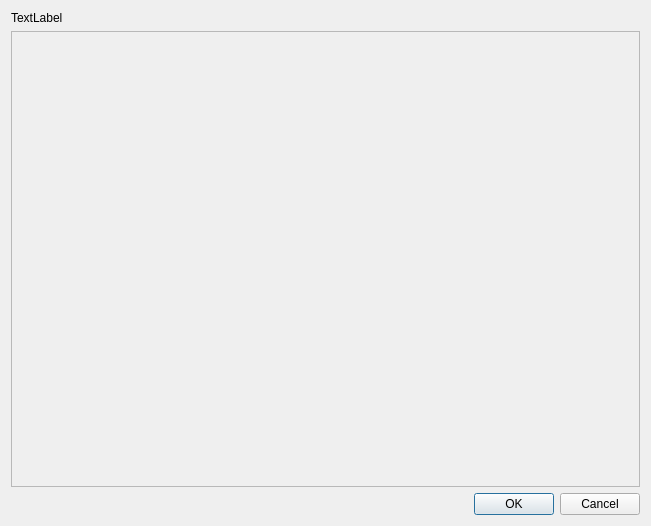
<?xml version="1.0" encoding="UTF-8"?>
<ui version="4.0">
 <class>ProjectionManagement</class>
 <widget class="QDialog" name="ProjectionManagement">
  <property name="geometry">
   <rect>
    <x>0</x>
    <y>0</y>
    <width>651</width>
    <height>526</height>
   </rect>
  </property>
  <property name="windowTitle">
   <string>Projection Management</string>
  </property>
  <layout class="QGridLayout" name="gridLayout">
   <item row="0" column="0">
    <widget class="QLabel" name="hintLabel">
     <property name="text">
      <string>TextLabel</string>
     </property>
    </widget>
   </item>
   <item row="1" column="0">
    <widget class="QScrollArea" name="scrollArea">
     <property name="widgetResizable">
      <bool>true</bool>
     </property>
     <widget class="QWidget" name="scrollAreaWidgetContents">
      <property name="geometry">
       <rect>
        <x>0</x>
        <y>0</y>
        <width>631</width>
        <height>459</height>
       </rect>
      </property>
     </widget>
    </widget>
   </item>
   <item row="2" column="0">
    <widget class="QDialogButtonBox" name="buttonBox">
     <property name="orientation">
      <enum>Qt::Horizontal</enum>
     </property>
     <property name="standardButtons">
      <set>QDialogButtonBox::Cancel|QDialogButtonBox::Ok</set>
     </property>
    </widget>
   </item>
  </layout>
 </widget>
 <resources/>
 <connections>
  <connection>
   <sender>buttonBox</sender>
   <signal>accepted()</signal>
   <receiver>ProjectionManagement</receiver>
   <slot>accept()</slot>
   <hints>
    <hint type="sourcelabel">
     <x>248</x>
     <y>254</y>
    </hint>
    <hint type="destinationlabel">
     <x>157</x>
     <y>274</y>
    </hint>
   </hints>
  </connection>
  <connection>
   <sender>buttonBox</sender>
   <signal>rejected()</signal>
   <receiver>ProjectionManagement</receiver>
   <slot>reject()</slot>
   <hints>
    <hint type="sourcelabel">
     <x>316</x>
     <y>260</y>
    </hint>
    <hint type="destinationlabel">
     <x>286</x>
     <y>274</y>
    </hint>
   </hints>
  </connection>
 </connections>
</ui>
